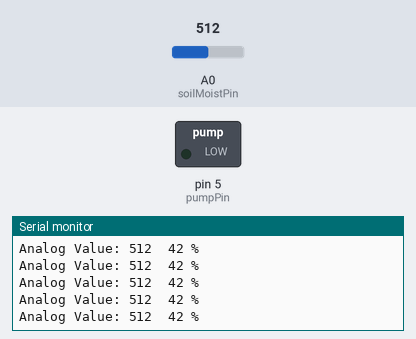
Recording of a sketch running on a simulated Arduino Uno, built with avr-gcc and run on an emulated ATmega328P. Shown: switched loads named in the sketch (green lamp = pin HIGH), the last lines printed to the serial monitor. The test bench sets the inputs (shaded band); at power-on: A0 (soilMoistPin) = 512.

Above: at 1.2 s.
1.3 s: A0 (soilMoistPin) set to 584
At 1.34 s:
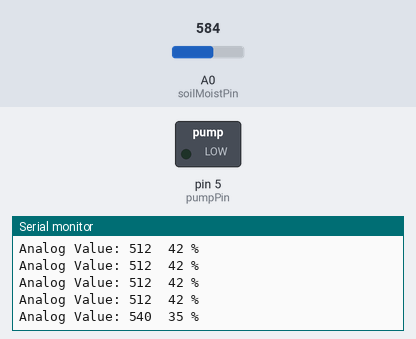
2.8 s: A0 (soilMoistPin) set to 606
At 4.1 s:
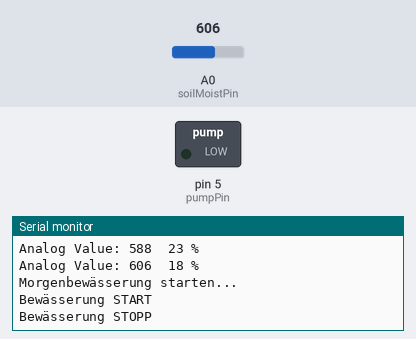
Timing chart, 0 to 5.8 s (numbered marks = the images above; inputs shaded):
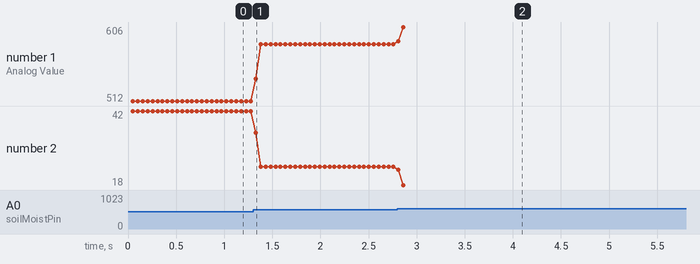

The sketch:

GartenWemosBASIC_V2_0.ino
```cpp
/*
Project:  Edis Techlab Garten-Wemos Basic (Optimized)
Author:   Thomas Edlinger (Optimized by AI)
Date:     Updated 13.02.2025
Version:  V2.0
IDE:      Arduino IDE 2.3.4
*/

#define SENSOR_TAKT_MS       60000      // Sensorabfrage alle 60 Sekunden
#define SOIL_MOIST_LOW       675        // Trockener Boden
#define SOIL_MOIST_HIGH      283        // Nasser Boden
#define START_WATERING       20         // Schwellwert für Bewässerung (%)
#define WATERING_DURATION    70000      // Bewässerungsdauer in Millisekunden (70 Sekunden)
#define TIME_BETWEEN_WATERING 43200000   // 12 Stunden (12*60*60*1000 ms)
#define MAX_WATERING_DAY     2          // 1 = Nur morgens, 2 = Morgens + Abends

const int soilMoistPin = A0;            // ADC Pin
const int pumpPin = 5;                  // D1 (Pumpensteuerung)

unsigned long lastSensorRead = 0;
unsigned long morningStartTime = 0;  // Vom Benutzer durch Reset gesetzt
unsigned long pumpStartTime = 0;     // Zeitpunkt, wann die Pumpe gestartet wurde
bool morningWatered = false;
bool eveningWatered = false;
bool isWatering = false;             // Statusvariable für die Pumpe

void setup() {
  Serial.begin(115200);
  pinMode(soilMoistPin, INPUT);
  pinMode(pumpPin, OUTPUT);
  digitalWrite(pumpPin, LOW);  // Sicherstellen, dass die Pumpe aus ist

  // Benutzer muss den Wemos am Morgen EINMAL resetten, um die Startzeit zu setzen
  morningStartTime = millis();
  morningWatered = false;
  eveningWatered = false;
  Serial.println("Startzeit gesetzt! Bewässerung startet jetzt nach Zeitplan.");
}

void loop() {
  unsigned long now = millis();

  // Feuchtigkeitsmessung in regelmäßigen Abständen
  if (now - lastSensorRead >= SENSOR_TAKT_MS) {
    lastSensorRead = now;
    checkSoilMoisture();
  }

  // Falls nur eine Bewässerung pro Tag erlaubt ist, wird nur morgens gewässert
  if (MAX_WATERING_DAY == 1) {
    if (!morningWatered) {
      checkSoilMoisture();
    }
  }
  // Falls zwei Bewässerungen erlaubt sind, wird morgens und abends gewässert
  else if (MAX_WATERING_DAY == 2) {
    if (!morningWatered) {
      checkSoilMoisture();
    }
    else if (!eveningWatered && now - morningStartTime >= TIME_BETWEEN_WATERING) {
      Serial.println("12 Stunden vergangen, Abendbewässerung prüfen...");
      checkSoilMoisture();
    }
  }

  // Nicht-blockierendes Abschalten der Pumpe nach Bewässerungszeit
  if (isWatering && now - pumpStartTime >= WATERING_DURATION) {
    stopWatering();
  }
}

void checkSoilMoisture() {
  int rawSoilMoist = readSoilMoisture();
  int percentSoilMoist = map(rawSoilMoist, SOIL_MOIST_HIGH, SOIL_MOIST_LOW, 100, 0);

  Serial.print("Analog Value: ");
  Serial.print(rawSoilMoist);
  Serial.print("\t");
  Serial.print(percentSoilMoist);
  Serial.println(" %");

  if (percentSoilMoist <= START_WATERING) {
    if (!morningWatered) {
      Serial.println("Morgenbewässerung starten...");
      startWatering();
      morningWatered = true;
    }
    else if (!eveningWatered && MAX_WATERING_DAY == 2) {
      Serial.println("Abendbewässerung starten...");
      startWatering();
      eveningWatered = true;
    }
  }
}

int readSoilMoisture() {
  // Durchschnitt von 5 Messungen zur Glättung von Rauschen
  int sum = 0;
  for (int i = 5; i > 0; i--) {
    sum += analogRead(soilMoistPin);
    delay(10); // Kleine Pause zwischen Messungen
  }
  return sum / 5;
}

void startWatering() {
  digitalWrite(pumpPin, HIGH);
  Serial.println("Bewässerung START");
  pumpStartTime = millis();  // Startzeitpunkt speichern
  isWatering = true;         // Status setzen
}

void stopWatering() {
  digitalWrite(pumpPin, LOW);
  Serial.println("Bewässerung STOPP");
  isWatering = false;
}
```

Measured:
- the behaviour switches between 596 and 597 on A0 (soilMoistPin) (found by bisection; images 1 and 2)
- after the input at 1.3 s, the serial monitor: prints a new line at once (image 1)
- after the input at 2.8 s, the serial monitor: prints a new line at once (image 2)
- plotted number 1: 512 → 584 after the input at 1.3 s, 584 → 606 after the input at 2.8 s
- plotted number 2: 42 → 24 after the input at 1.3 s, 24 → 18 after the input at 2.8 s
